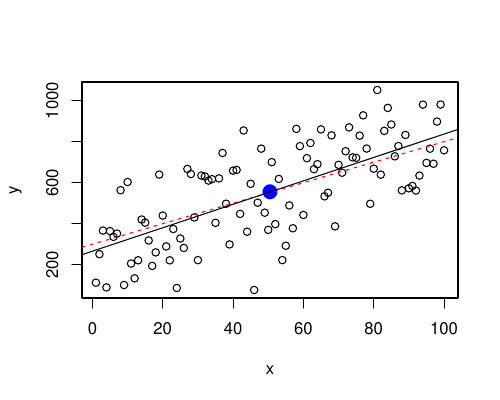

Recreate this plot in R.
library(testthat)

set.seed(3.14)

# Plotting parameter - sets bottom, left, top, right margin size
par(mai=c(0.8,0.6,0.1,0.4))

n = 100

b0 = 300
b1 = 5
noise = 200 * rnorm(n)

x = 1:n

# The true linear model
y = b0 + b1 * x + noise

mod = lm(y ~ x)

pdf('regress.pdf', width = 5, height = 4)

plot(x, y)

# Plot the mean
points(mean(x), mean(y), pch = 16, cex = 2, col = 'blue')

# True line
abline(b0, b1, lty = 2, col = 'red')

# Fitted line
abline(mod)

# Verify that model does pass through mean of data
xbar = data.frame(x = mean(x))
# Need to work on this one.
#expect_equal(mean(y), predict(mod, xbar))

dev.off()
